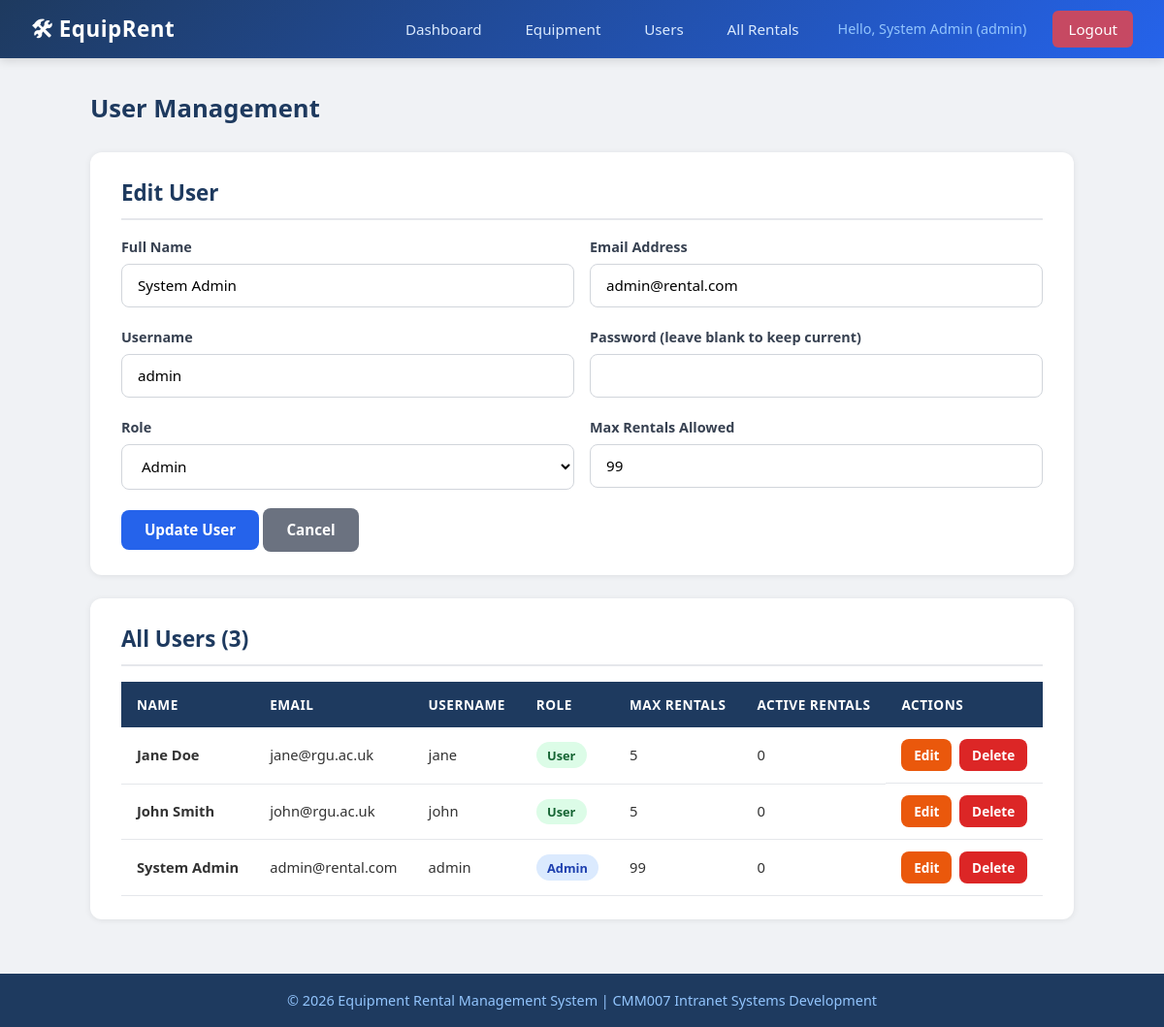
The app's page /admin_users.php?edit=1 (signed in) with its own data.
### tables this page shows
CREATE TABLE IF NOT EXISTS users (
    user_id INT(11) AUTO_INCREMENT PRIMARY KEY,
    full_name VARCHAR(100) NOT NULL,
    email VARCHAR(100) NOT NULL UNIQUE,
    username VARCHAR(50) NOT NULL UNIQUE,
    password VARCHAR(255) NOT NULL,
    role ENUM('admin', 'user') NOT NULL DEFAULT 'user',
    max_rentals INT(11) NOT NULL DEFAULT 5,
    created_at DATETIME DEFAULT CURRENT_TIMESTAMP
);

### admin_users.php (the view, shortened to what this page needs)
<?php
require_once 'includes/connection.php';
$users = $db->query("SELECT u.*, (SELECT COUNT(*) FROM rentals r WHERE r.user_id = u.user_id AND r.status IN ('active','overdue')) AS active_rentals FROM users u ORDER BY u.full_name ASC");
$editUser = null;
if (isset($_GET['edit'])) {
    $editId = intval($_GET['edit']);
    $stmt = $db->prepare("SELECT * FROM users WHERE user_id = ?");
    $stmt->bind_param("i", $editId);
    $stmt->execute();
    $editUser = $stmt->get_result()->fetch_assoc();
}
include 'includes/header.php';
?>
<div class="page-header">
    <h1>User Management</h1>
</div>
<div class="card">
    <h2><?php echo $editUser ? 'Edit User' : 'Add New User'; ?></h2>
    <form method="POST">
        <div class="form-row">
            <div class="form-group">
                <label for="full_name">Full Name</label>
                <input type="text" id="full_name" name="full_name" required
                       value="<?php echo $editUser ? htmlspecialchars($editUser['full_name']) : ''; ?>">
            </div>
            <div class="form-group">
                <label for="email">Email Address</label>
                <input type="email" id="email" name="email" required
                       value="<?php echo $editUser ? htmlspecialchars($editUser['email']) : ''; ?>">
            </div>
        </div>
        <div class="form-row">
            <div class="form-group">
                <label for="username">Username</label>
                <input type="text" id="username" name="username" required
                       value="<?php echo $editUser ? htmlspecialchars($editUser['username']) : ''; ?>">
            </div>
            <div class="form-group">
                <label for="password">Password <?php echo $editUser ? '(leave blank to keep current)' : ''; ?></label>
                <input type="password" id="password" name="password" <?php echo $editUser ? '' : 'required'; ?>>
            </div>
        </div>
        <div class="form-row">
            <div class="form-group">
                <label for="role">Role</label>
                <select id="role" name="role" required>
                    <option value="admin" <?php echo ($editUser && $editUser['role'] === 'admin') ? 'selected' : ''; ?>>Admin</option>
                </select>
            </div>
            <div class="form-group">
                <label for="max_rentals">Max Rentals Allowed</label>
                <input type="number" id="max_rentals" name="max_rentals" min="1" max="99" required
                       value="<?php echo $editUser ? $editUser['max_rentals'] : '5'; ?>">
            </div>
        </div>
        <button type="submit" class="btn btn-primary"><?php echo $editUser ? 'Update User' : 'Add User'; ?></button>
        <?php if ($editUser): ?>
            <a href="admin_users.php" class="btn btn-secondary">Cancel</a>
        <?php endif; ?>
    </form>
</div>
<div class="card">
    <h2>All Users (<?php echo $users->num_rows; ?>)</h2>
    <div class="table-wrapper">
        <table>
            <thead>
                <tr>
                    <th>Name</th>
                    <th>Email</th>
                    <th>Username</th>
                    <th>Role</th>
                    <th>Max Rentals</th>
                    <th>Active Rentals</th>
                    <th>Actions</th>
                </tr>
            </thead>
            <tbody>
                <?php while ($user = $users->fetch_assoc()): ?>
                <tr>
                    <td><strong><?php echo htmlspecialchars($user['full_name']); ?></strong></td>
                    <td><?php echo htmlspecialchars($user['email']); ?></td>
                    <td><?php echo htmlspecialchars($user['username']); ?></td>
                    <td><span class="badge badge-<?php echo $user['role'] === 'admin' ? 'new' : 'good'; ?>"><?php echo ucfirst($user['role']); ?></span></td>
                    <td><?php echo $user['max_rentals']; ?></td>
                    <td><?php echo $user['active_rentals']; ?></td>
                    <td class="actions">
                        <a href="admin_users.php?edit=<?php echo $user['user_id']; ?>" class="btn btn-warning btn-sm">Edit</a>
                        <?php if ($user['user_id'] !== $_SESSION['user_id']): ?>
                        <a href="admin_users.php?delete=<?php echo $user['user_id']; ?>"
                           class="btn btn-danger btn-sm"
                           onclick="return confirm('Are you sure you want to delete this user?');">Delete</a>
                        <?php endif; ?>
                    </td>
                </tr>
                <?php endwhile; ?>
            </tbody>
        </table>
    </div>
</div>
<?php include 'includes/footer.php'; ?>

### style.css (style rules this page uses)
* { margin: 0; padding: 0; box-sizing: border-box; }
body { font-family: 'Segoe UI', Tahoma, Geneva, Verdana, sans-serif; background-color: #f0f2f5; color: #333; line-height: 1.6; min-height: 100vh; display: flex; flex-direction: column; }
a { text-decoration: none; color: #2563eb; }
.card { background: #fff; border-radius: 12px; box-shadow: 0 1px 6px rgba(0, 0, 0, 0.08); padding: 1.5rem 2rem; margin-bottom: 1.5rem; }
.card h2 { color: #1e3a5f; margin-bottom: 1rem; font-size: 1.4rem; border-bottom: 2px solid #e5e7eb; padding-bottom: 0.5rem; }
.form-group { margin-bottom: 1.2rem; }
.form-group label { display: block; margin-bottom: 0.4rem; font-weight: 600; color: #374151; font-size: 0.9rem; }
.form-group input, .form-group select, .form-group textarea { width: 100%; padding: 0.7rem 1rem; border: 1px solid #d1d5db; border-radius: 8px; font-size: 0.95rem; font-family: inherit; transition: border-color 0.2s, box-shadow 0.2s; background: #fff; }
.form-row { display: grid; grid-template-columns: 1fr 1fr; gap: 1rem; }
.btn { display: inline-block; padding: 0.65rem 1.5rem; border: none; border-radius: 8px; font-size: 0.95rem; font-weight: 600; cursor: pointer; transition: background 0.2s, transform 0.1s; text-align: center; font-family: inherit; }
.btn-primary { background: #2563eb; color: #fff; }
.btn-danger { background: #dc2626; color: #fff; }
.btn-warning { background: #ea580c; color: #fff; }
.btn-secondary { background: #6b7280; color: #fff; }
.btn-sm { padding: 0.35rem 0.8rem; font-size: 0.85rem; }
.table-wrapper { overflow-x: auto; }
table { width: 100%; border-collapse: collapse; font-size: 0.92rem; }
table thead { background: #1e3a5f; color: #fff; }
table th { padding: 0.8rem 1rem; text-align: left; font-weight: 600; font-size: 0.85rem; text-transform: uppercase; letter-spacing: 0.5px; }
table td { padding: 0.75rem 1rem; border-bottom: 1px solid #e5e7eb; }
table .actions { display: flex; gap: 0.5rem; }
.badge { display: inline-block; padding: 0.2rem 0.7rem; border-radius: 50px; font-size: 0.8rem; font-weight: 600; }
.badge-new { background: #dbeafe; color: #1e40af; }
.badge-good { background: #dcfce7; color: #166534; }
.page-header { display: flex; justify-content: space-between; align-items: center; margin-bottom: 1.5rem; }
.page-header h1 { color: #1e3a5f; font-size: 1.6rem; }

### records on screen
users: full_name "System Admin", email "admin@rental.com", username "admin", role "Admin", max_rentals "99", active_rentals "0"
users: full_name "Jane Doe", email "jane@rgu.ac.uk", username "jane", role "User", max_rentals "5", active_rentals "0"
users: full_name "John Smith", email "john@rgu.ac.uk", username "john", role "User", max_rentals "5", active_rentals "0"

### other values on screen
$_SESSION['full_name'] "System Admin"
$_SESSION['role'] "admin"
$users->num_rows "3"
